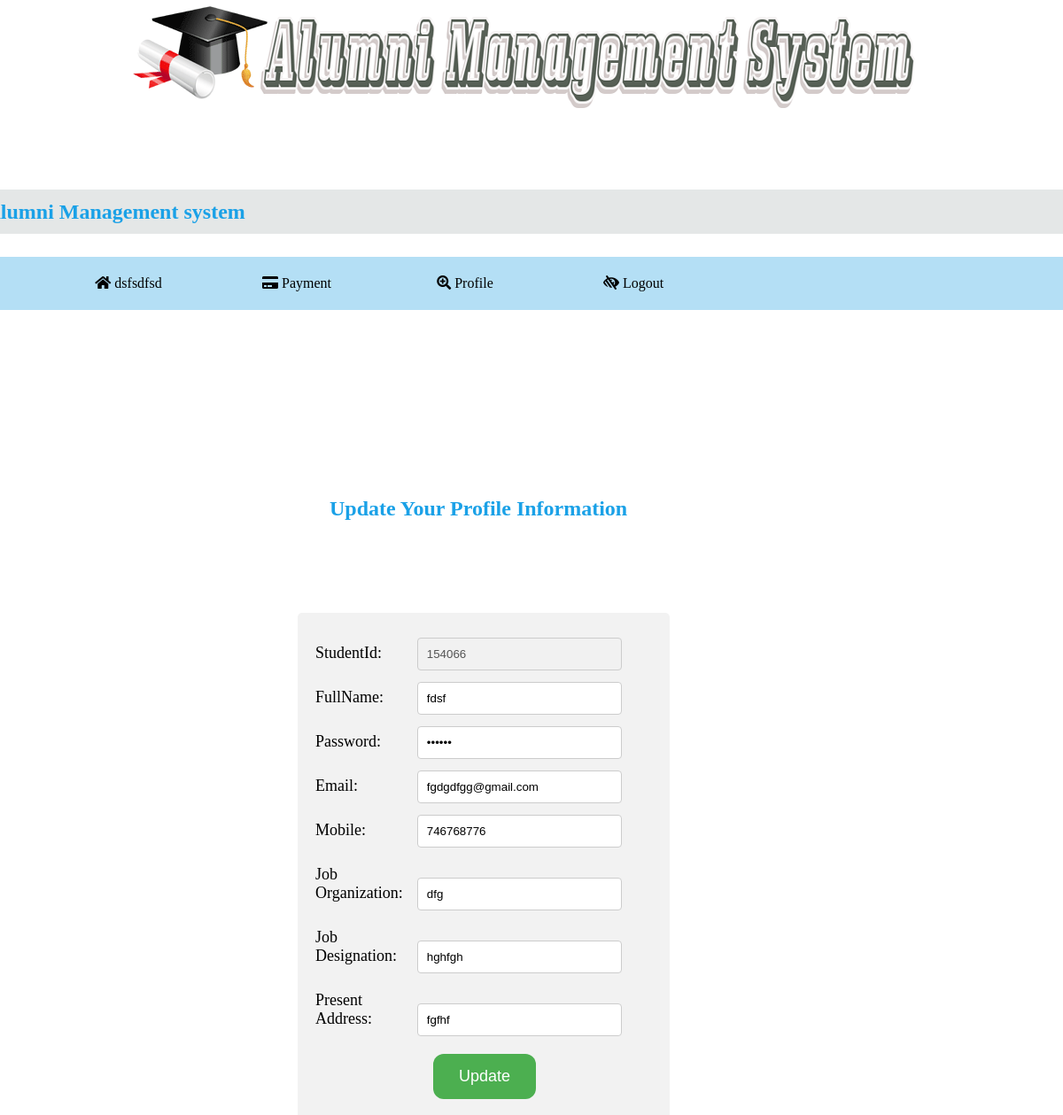
Page /StudentProfile.php (signed in) on the committed database.
### tables this page shows
CREATE TABLE `home` (
  `id` int(12) NOT NULL,
  `fullname` varchar(20) NOT NULL,
  `name` varchar(25) NOT NULL,
  `email` varchar(80) NOT NULL,
  `password` varchar(80) NOT NULL,
  `student_id` int(20) NOT NULL,
  `number` int(20) NOT NULL,
  `gender` varchar(20) NOT NULL,
  `department` varchar(25) NOT NULL,
  `degree` varchar(25) NOT NULL,
  `passing_year` int(10) NOT NULL,
  `address` varchar(200) NOT NULL,
  `birth` varchar(20) NOT NULL,
  `orgination` varchar(100) NOT NULL,
  `designation` varchar(100) NOT NULL,
  `location` varchar(100) NOT NULL,
  `paddress` varchar(300) NOT NULL,
  `blood` varchar(5) NOT NULL,
  `batch` varchar(10) NOT NULL
);

### profiledatabase.php (called while the page is built, shortened)
<?php
    include 'database.php';
			$username1=$_SESSION['sajib'];
			$password1=$_SESSION['pass'];
			$q="SELECT *FROM home WHERE name='$username1' AND password='$password1' ";
			 $result=mysqli_query($conn, $q);
			if(mysqli_num_rows($result)==1){
			 while($row =mysqli_fetch_array($result)){
				$id=$row['student_id'];
				$username=$row['fullname'];
				$email=$row['email'];
                $password=$row['password'];
				$contact=$row['number'];
                $organization=$row['orgination'];
				$designation=$row['designation'];
				$address=$row['location'];
			 }
		}
?>

### StudentProfile.php (the view, shortened to what this page needs)
<?php include 'profiledatabase.php' ?>
<!Doctype html>
<html>
<head>
  <link rel="stylesheet" href="background.css">
  <link href="coolbutton.css" rel="stylesheet">
  <link href="https://use.fontawesome.com/releases/v5.0.6/css/all.css" rel="stylesheet">
  <link rel="stylesheet" href="header.css">
</head>
<body>
    <div class="container">
		 <div class="background"></div>
		 <div>
			  <ul>
				 <li><a href="student.php"><i class="fas fa-home"></i> <?php echo $_SESSION['sajib']; ?></a></li>
				 <li><a href="payment.php"><i class="fa fa-credit-card"></i>  Payment</a></li>
				 <li><a href="StudentProfile.php"><i class="fas fa-search-plus"></i>  Profile</a></li>
				 <li><a href="loginerror.php?remove='1'"><i class="fas fa-low-vision"></i>  Logout</a></li>
			  </ul>
	   </div>
	   <div class="bounce">
		  <h2>Welcome <?php echo $_SESSION['sajib']; ?> DUET Alumni Management system</h2>
	   </div>
   <div>
   <h2 class="title">Update Your Profile Information</h2>
   </div>
   <div class="move">
      <form action="StudentProfile.php" method="post">
			<label>StudentId:</label>
			<input type="number" name="id" value="<?php echo $id;?>" disabled>
			<label>FullName:</label>
			<input type="text" name="uname" required="" placeholder="Enter Name" value="<?php echo  $username;?>">
			<label>Password:</label>
			<input type="password" name="password" required="" placeholder="Enter New password" value="<?php echo  $password;?>" >
			 <label>Email:</label>
			<input type="text" name="email" required="" placeholder="Enter email Address" value="<?php echo  $email;?>">
			<label>Mobile:</label>
			<input type="number" name="mobile" required="" placeholder="Enter Mobile Number" value="<?php echo  $contact;?>">
			<label>Job Organization:</label>
			<input type="text" name="organ" required="" placeholder="Enter job organization name" value="<?php echo $organization;?>">
			<label>Job Designation:</label>
			<input type="text" name="desig" required="" placeholder="Enter job designation name" value="<?php echo  $designation;?>">
			<label>Present Address:</label>
			<input type="text" name="paddr" required="" placeholder="Enter present address" value="<?php echo  $address;?>">
			<input type="submit" name="profile" value="Update"> <br><br>
	   </form>
   </div>
 </div>
</body>
</html>

### background.css (style rules this page uses)
body { margin: 0; padding:0; }
.container { width:100%; height:100vh; }
.background { background:url(image/Untitled-1.png); width:100%; height:150px; background-repeat:no-repeat; background-position:center; }

### coolbutton.css (style rules this page uses)
body { margin:0; padding:0; }
ul { position:absolute; margin:0; padding:0; width:100%; top:23%; transform:translate(-0%,-0%); display:flex; background:#B4DFF5; }
ul li { list-style:none; }
ul li a { position:relative; display:block; width:190px; height:60px; left:50px; font-size:16px; color:#000; line-height:60px; text-align:center; font-family:verdana; text-decoration:none; transition:0.5s; overflow:hidden; }
ul li a:before { content:""; position:absolute; width:100%; height:100%; top:0; background: #1AA1E7; transition:0.5s; z-index:-1; }
ul li:nth-child(odd) a:before { right:-100%; }
ul li:nth-child(even) a:before { left:-100%; }

### header.css (style rules this page uses)
body { margin:0; padding:0; }
.bounce { height: 50px; overflow: hidden; position: relative; background:#e4e7e7; top:8%; color:#1AA1E7; }
.bounce h2 { position: absolute; width: 100%; height: 100%; margin: 0; line-height: 50px; text-align: center; transform:translateX(-50%); animation: bouncing-text 10s linear infinite alternate; }

### StudentProfile.php (style rules this page uses)
.move { position:absolute; top:55%; left:28%; width:35%; height:auto; box-sizing: border-box; border-radius: 5px; background-color:#f2f2f2; padding: 20px; }
input[type=text],input[type=password],input[type=number] { width:55%; padding:10px; margin-bottom:5px; border: 1px solid #ccc; border-radius: 4px; }
input[type=submit] { position:relative; background-color:#4CAF50; color: white; padding: 15px 29px; margin-top:15px; border: none; border-radius: 12px; cursor: pointer; left:35%; font-size:18px; font-weight:25px; }
label { padding: 15px 12px 12px 0; display: inline-block; font-size:18px; width:26%; }
.title { position:absolute; color:#1AA1E7; top:43%; left:31%; }

### rows in the picture
home: id "154066", uname "fdsf", email "fgdgdfgg@gmail.com", mobile "746768776", organ "dfg", desig "hghfgh", paddr "fgfhf"

### other values in the picture
$_SESSION['sajib'] "dsfsdfsd"
